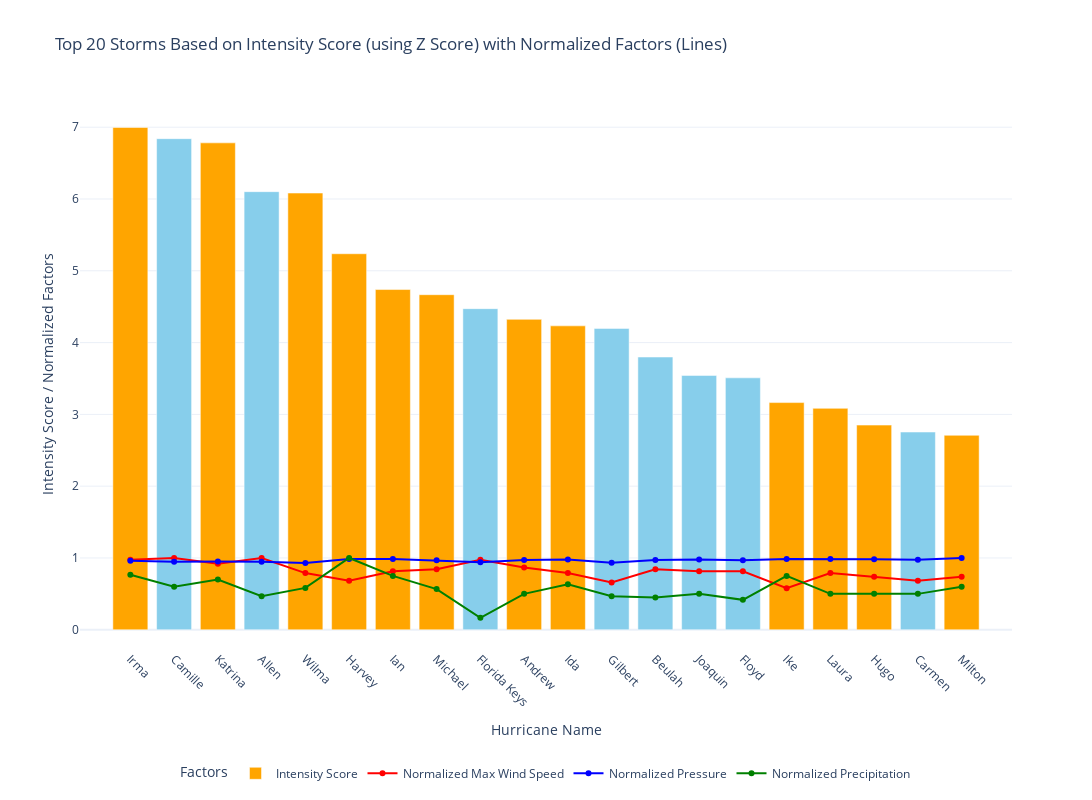

Source (notebook cell):
### Code cell
# PLOTTING THE TOP 20 STORMS AS ABOVE EXCEPT MARKING SPECIFIC STORMS IN RED WHICH REPRESENT THE TOP 20 STPORMS IN TERMS OF COST FROM KRISHAN'S GRAPH
import plotly.graph_objects as go

# Define the highlighted storms
highlighted_storms = ['Irma', 'Katrina', 'Wilma', 'Harvey', 'Ian', 'Michael', 
                      'Andrew', 'Ida', 'Ike', 'Laura', 'Milton', 'Hugo']

# Select the top 20 storms based on the combined intensity score
top_storms_combined = hurricane_data.nlargest(20, 'Intensity_Score')

# Sort the storms in descending order of intensity score
top_storms_combined_sorted = top_storms_combined.sort_values(by="Intensity_Score", ascending=False)

# Normalize the factors (Max Wind Speed, Pressure, Precipitation) for better visual representation
top_storms_combined_sorted['Max_Wind_Speed_Norm'] = (
    top_storms_combined_sorted['Max_Wind_Speed_mph'] / top_storms_combined_sorted['Max_Wind_Speed_mph'].max()
)
top_storms_combined_sorted['Pressure_Norm'] = (
    top_storms_combined_sorted['Pressure_mb'] / top_storms_combined_sorted['Pressure_mb'].max()
)
top_storms_combined_sorted['Precipitation_Norm'] = (
    top_storms_combined_sorted['Precipitation_Total_in'] / top_storms_combined_sorted['Precipitation_Total_in'].max()
)

# Create a list for bar colors: highlight selected storms
highlighted_storms = ['Irma', 'Katrina', 'Wilma', 'Harvey', 'Ian', 'Michael', 
                      'Andrew', 'Ida', 'Ike', 'Laura', 'Milton', 'Hugo']
bar_colors = ['orange' if storm in highlighted_storms else 'skyblue' for storm in top_storms_combined_sorted['Hurricane_Name']]

# Add hover text for wind speed, pressure, and precipitation
hover_text = [
    f"Wind Speed: {row['Max_Wind_Speed_mph']} mph<br>"
    f"Pressure: {row['Pressure_mb']} mb<br>"
    f"Precipitation: {row['Precipitation_Total_in']} inches"
    for _, row in top_storms_combined_sorted.iterrows()
]

fig = go.Figure()

# Add bars for intensity score
fig.add_trace(go.Bar(
    x=top_storms_combined_sorted['Hurricane_Name'],
    y=top_storms_combined_sorted['Intensity_Score'],
    marker=dict(color=bar_colors),
    name="Intensity Score",
    hovertext=hover_text,
    hoverinfo='text'
))

# Add line for normalized wind speed
fig.add_trace(go.Scatter(
    x=top_storms_combined_sorted['Hurricane_Name'],
    y=top_storms_combined_sorted['Max_Wind_Speed_Norm'],
    mode='lines+markers',
    name="Normalized Max Wind Speed",
    line=dict(color='red', width=2),
    marker=dict(size=6),
    hovertemplate='Normalized Max Wind Speed: %{y:.2f}<br>Storm: %{x}<extra></extra>'
))

# Add line for normalized pressure
fig.add_trace(go.Scatter(
    x=top_storms_combined_sorted['Hurricane_Name'],
    y=top_storms_combined_sorted['Pressure_Norm'],
    mode='lines+markers',
    name="Normalized Pressure",
    line=dict(color='blue', width=2),
    marker=dict(size=6),
    hovertemplate='Normalized Pressure: %{y:.2f}<br>Storm: %{x}<extra></extra>'
))

# Add line for normalized precipitation
fig.add_trace(go.Scatter(
    x=top_storms_combined_sorted['Hurricane_Name'],
    y=top_storms_combined_sorted['Precipitation_Norm'],
    mode='lines+markers',
    name="Normalized Precipitation",
    line=dict(color='green', width=2),
    marker=dict(size=6),
    hovertemplate='Normalized Precipitation: %{y:.2f}<br>Storm: %{x}<extra></extra>'
))

# Update layout for better visuals
fig.update_layout(
    title="Top 20 Storms Based on Intensity Score (using Z Score) with Normalized Factors (Lines)",
    xaxis_title="Hurricane Name",
    yaxis_title="Normalized Values / Intensity Score",
    template="plotly_white",
    xaxis=dict(tickangle=45),  # Rotate x-axis labels for readability
    legend_title="Factors",
    yaxis=dict(title="Intensity Score / Normalized Factors"),
    width=1200,  # Graph width
    height=800,  # Graph height
    legend=dict(
        title=dict(text="Factors"),  # Add a clear legend title
        font=dict(size=12),  # Adjust font size for readability
        orientation="h",  # Place the legend horizontally
        x=0.5,  # Center horizontally
        xanchor="center",  # Align the center of the legend
        y=-0.2  # Place below the graph
    )
)

# Show the interactive plot with updated legend
fig.show()

### Figure 1 — Plotly figure (JSON) as saved in the notebook; plotly's stock layout.template omitted (floating-point values rounded to 4 significant figures)
{"data": [{"hoverinfo": "text", "hovertext": ["Wind Speed: 185 mph<br>Pressure: 914 mb<br>Precipitation: 46 inches", "Wind Speed: 190 mph<br>Pressure: 900 mb<br>Precipitation: 36 inches", "Wind Speed: 175 mph<br>Pressure: 902 mb<br>Precipitation: 42 inches", "Wind Speed: 190 mph<br>Pressure: 899 mb<br>Precipitation: 28 inches", "Wind Speed: 150 mph<br>Pressure: 882 mb<br>Precipitation: 35 inches", "Wind Speed: 130 mph<br>Pressure: 938 mb<br>Precipitation: 60 inches", "Wind Speed: 155 mph<br>Pressure: 937 mb<br>Precipitation: 45 inches", "Wind Speed: 160 mph<br>Pressure: 919 mb<br>Precipitation: 34 inches", "Wind Speed: 185 mph<br>Pressure: 892 mb<br>Precipitation: 10 inches", "Wind Speed: 165 mph<br>Pressure: 922 mb<br>Precipitation: 30 inches", "Wind Speed: 150 mph<br>Pressure: 929 mb<br>Precipitation: 38 inches", "Wind Speed: 125 mph<br>Pressure: 888 mb<br>Precipitation: 28 inches", "Wind Speed: 160 mph<br>Pressure: 923 mb<br>Precipitation: 27 inches", "Wind Speed: 155 mph<br>Pressure: 931 mb<br>Precipitation: 30 inches", "Wind Speed: 155 mph<br>Pressure: 921 mb<br>Precipitation: 25 inches", "Wind Speed: 110 mph<br>Pressure: 935 mb<br>Precipitation: 45 inches", "Wind Speed: 150 mph<br>Pressure: 937 mb<br>Precipitation: 30 inches", "Wind Speed: 140 mph<br>Pressure: 934 mb<br>Precipitation: 30 inches", "Wind Speed: 130 mph<br>Pressure: 928 mb<br>Precipitation: 30 inches", "Wind Speed: 140 mph<br>Pressure: 950 mb<br>Precipitation: 36 inches"], "marker": {"color": ["orange", "skyblue", "orange", "skyblue", "orange", "orange", "orange", "orange", "skyblue", "orange", "orange", "skyblue", "skyblue", "skyblue", "skyblue", "orange", "orange", "orange", "skyblue", "orange"]}, "name": "Intensity Score", "type": "bar", "x": ["Irma", "Camille", "Katrina", "Allen", "Wilma", "Harvey", "Ian", "Michael", "Florida Keys", "Andrew", "Ida", "Gilbert", "Beulah", "Joaquin", "Floyd", "Ike", "Laura", "Hugo", "Carmen", "Milton"], "y": [6.996, 6.84, 6.782, 6.102, 6.083, 5.237, 4.739, 4.667, 4.473, 4.323, 4.233, 4.198, 3.799, 3.543, 3.509, 3.164, 3.084, 2.851, 2.754, 2.709]}, {"hovertemplate": "Normalized Max Wind Speed: %{y:.2f}<br>Storm: %{x}<extra></extra>", "line": {"color": "red", "width": 2}, "marker": {"size": 6}, "mode": "lines+markers", "name": "Normalized Max Wind Speed", "type": "scatter", "x": ["Irma", "Camille", "Katrina", "Allen", "Wilma", "Harvey", "Ian", "Michael", "Florida Keys", "Andrew", "Ida", "Gilbert", "Beulah", "Joaquin", "Floyd", "Ike", "Laura", "Hugo", "Carmen", "Milton"], "y": [0.9737, 1, 0.9211, 1, 0.7895, 0.6842, 0.8158, 0.8421, 0.9737, 0.8684, 0.7895, 0.6579, 0.8421, 0.8158, 0.8158, 0.5789, 0.7895, 0.7368, 0.6842, 0.7368]}, {"hovertemplate": "Normalized Pressure: %{y:.2f}<br>Storm: %{x}<extra></extra>", "line": {"color": "blue", "width": 2}, "marker": {"size": 6}, "mode": "lines+markers", "name": "Normalized Pressure", "type": "scatter", "x": ["Irma", "Camille", "Katrina", "Allen", "Wilma", "Harvey", "Ian", "Michael", "Florida Keys", "Andrew", "Ida", "Gilbert", "Beulah", "Joaquin", "Floyd", "Ike", "Laura", "Hugo", "Carmen", "Milton"], "y": [0.9621, 0.9474, 0.9495, 0.9463, 0.9284, 0.9874, 0.9863, 0.9674, 0.9389, 0.9705, 0.9779, 0.9347, 0.9716, 0.98, 0.9695, 0.9842, 0.9863, 0.9832, 0.9768, 1]}, {"hovertemplate": "Normalized Precipitation: %{y:.2f}<br>Storm: %{x}<extra></extra>", "line": {"color": "green", "width": 2}, "marker": {"size": 6}, "mode": "lines+markers", "name": "Normalized Precipitation", "type": "scatter", "x": ["Irma", "Camille", "Katrina", "Allen", "Wilma", "Harvey", "Ian", "Michael", "Florida Keys", "Andrew", "Ida", "Gilbert", "Beulah", "Joaquin", "Floyd", "Ike", "Laura", "Hugo", "Carmen", "Milton"], "y": [0.7667, 0.6, 0.7, 0.4667, 0.5833, 1, 0.75, 0.5667, 0.1667, 0.5, 0.6333, 0.4667, 0.45, 0.5, 0.4167, 0.75, 0.5, 0.5, 0.5, 0.6]}], "layout": {"height": 800, "legend": {"font": {"size": 12}, "orientation": "h", "title": {"text": "Factors"}, "x": 0.5, "xanchor": "center", "y": -0.2}, "title": {"text": "Top 20 Storms Based on Intensity Score (using Z Score) with Normalized Factors (Lines)"}, "width": 1200, "xaxis": {"tickangle": 45, "title": {"text": "Hurricane Name"}}, "yaxis": {"title": {"text": "Intensity Score / Normalized Factors"}}}}
